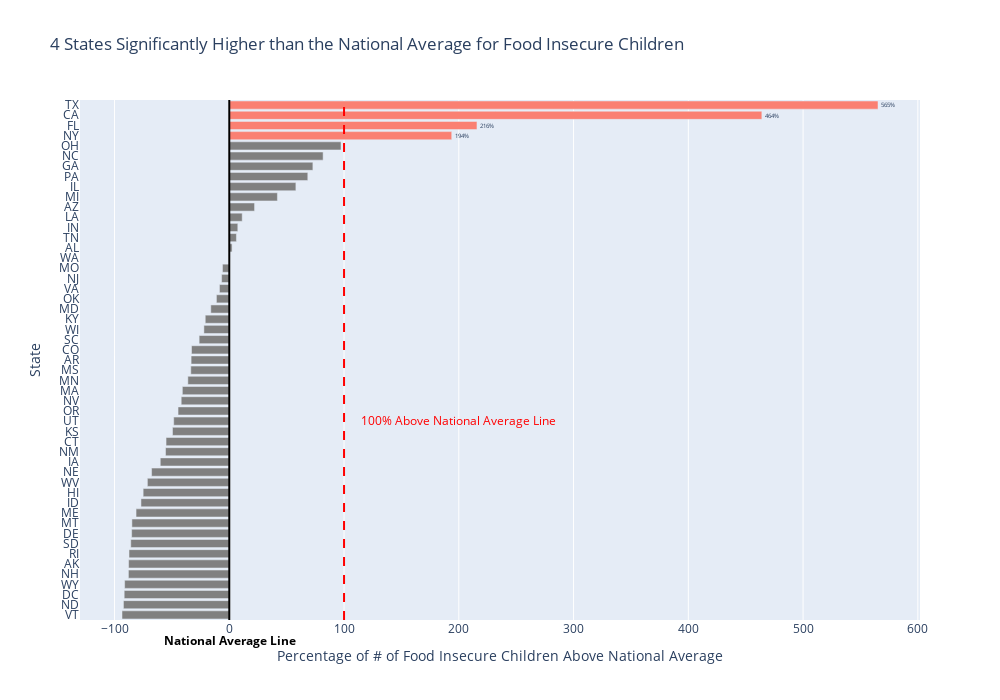

Write notebook code for a chart like this one.
### Markdown cell above
## Plot 4: States disparity

### Code cell
# 1. Filter and calculate the national average (df_child_avg) before grouping
child_avg = df['# of Food Insecure Children'].mean()

# 2. Calculate the above-average percentage for EACH STATE-YEAR combination
df['abv_avg'] = (df['# of Food Insecure Children'] - child_avg) / child_avg * 100

# 3. Create the final aggregated DataFrame for plotting
# Group by state and take the mean of the percentage column
df_chil = df.groupby('State')['abv_avg'].mean().reset_index()

# --- Plotting DataFrame Preparation ---
# 4. Create the boolean color column (for highlighting states)
df_chil['is_above_100_percent'] = df_chil['abv_avg'] > 100

# 5. Create the formatted text column
df_chil['abv_avg_text'] = df_chil['abv_avg'].apply(lambda x: f'{x:.0f}%')
df_chil_avg = df_chil.sort_values(by='abv_avg', ascending=True)

df_chil_avg['highlight_text'] = np.where(
    df_chil_avg['abv_avg'] > 100,
    df_chil_avg['abv_avg'].apply(lambda x: f'{x:.0f}%'),
    ''
)

# --- Plotly Chart ---
fig = px.bar(
    df_chil_avg,
    y='State',
    x='abv_avg',
    # Use the Boolean column directly from the aggregated dataframe
    color='is_above_100_percent',
    color_discrete_map={True: 'salmon', False: 'grey'},
    text='highlight_text',
    orientation='h', # Ensure the chart is horizontal
    title='4 States Significantly Higher than the National Average for Food Insecure Children'
)
fig.update_traces(textposition='outside',
                  textfont=dict(size=16))

# Add the reference line
fig.add_vline(x=100, line_dash="dash", line_color="red")
fig.add_annotation(
    x=200,
    y=20,  
    text="100% Above National Average Line",
    showarrow=False,
    yshift=-10,
    font=dict(color="red")
)
fig.add_vline(x=0, line_dash="solid", line_color="black")
fig.add_annotation(
    yref='paper',
    x=0.5,
    y=0,  
    text="National Average Line",
    showarrow=False,
    yshift=-10,
    font=dict(color="black", weight = 'bold'),
    xanchor = 'center',
    yanchor = 'top'
)

fig.update_layout(
    xaxis_title='Percentage of # of Food Insecure Children Above National Average',
    yaxis_title='State',
    width=1000,
    height=700,
    yaxis={'dtick': 1},
    showlegend = False
)

fig.show()

### Figure 1 — Plotly figure (JSON) as saved in the notebook; plotly's stock layout.template omitted (floating-point values rounded to 4 significant figures)
{"data": [{"hovertemplate": "is_above_100_percent=False<br>abv_avg=%{x}<br>State=%{y}<br>highlight_text=%{text}<extra></extra>", "legendgroup": "False", "marker": {"color": "grey", "pattern": {"shape": ""}}, "name": "False", "orientation": "h", "showlegend": true, "text": ["", "", "", "", "", "", "", "", "", "", "", "", "", "", "", "", "", "", "", "", "", "", "", "", "", "", "", "", "", "", "", "", "", "", "", "", "", "", "", "", "", "", "", "", "", "", ""], "textfont": {"size": 16}, "textposition": "outside", "type": "bar", "x": [-93.48, -92.21, -91.57, -91.19, -87.89, -87.74, -87.37, -85.87, -85.08, -84.85, -81.24, -76.95, -75.05, -71.36, -67.71, -60.13, -55.55, -55.1, -49.48, -48.42, -44.63, -41.88, -40.89, -36.1, -33.53, -33.26, -32.9, -26.26, -22.11, -20.95, -16.11, -11.2, -8.554, -6.688, -5.928, 0.3394, 2.443, 6.232, 7.44, 11.26, 22.03, 41.96, 58.04, 68.43, 72.86, 81.77, 97.37], "xaxis": "x", "y": ["VT", "ND", "DC", "WY", "NH", "AK", "RI", "SD", "DE", "MT", "ME", "ID", "HI", "WV", "NE", "IA", "NM", "CT", "KS", "UT", "OR", "NV", "MA", "MN", "MS", "AR", "CO", "SC", "WI", "KY", "MD", "OK", "VA", "NJ", "MO", "WA", "AL", "TN", "IN", "LA", "AZ", "MI", "IL", "PA", "GA", "NC", "OH"], "yaxis": "y"}, {"hovertemplate": "is_above_100_percent=True<br>abv_avg=%{x}<br>State=%{y}<br>highlight_text=%{text}<extra></extra>", "legendgroup": "True", "marker": {"color": "salmon", "pattern": {"shape": ""}}, "name": "True", "orientation": "h", "showlegend": true, "text": ["194%", "216%", "464%", "565%"], "textfont": {"size": 16}, "textposition": "outside", "type": "bar", "x": [193.8, 215.8, 464.1, 565.3], "xaxis": "x", "y": ["NY", "FL", "CA", "TX"], "yaxis": "y"}], "layout": {"annotations": [{"font": {"color": "red"}, "showarrow": false, "text": "100% Above National Average Line", "x": 200, "y": 20, "yshift": -10}, {"font": {"color": "black", "weight": "bold"}, "showarrow": false, "text": "National Average Line", "x": 0.5, "xanchor": "center", "y": 0, "yanchor": "top", "yref": "paper", "yshift": -10}], "barmode": "relative", "height": 700, "legend": {"title": {"text": "is_above_100_percent"}, "tracegroupgap": 0}, "shapes": [{"line": {"color": "red", "dash": "dash"}, "type": "line", "x0": 100, "x1": 100, "xref": "x", "y0": 0, "y1": 1, "yref": "y domain"}, {"line": {"color": "black", "dash": "solid"}, "type": "line", "x0": 0, "x1": 0, "xref": "x", "y0": 0, "y1": 1, "yref": "y domain"}], "showlegend": false, "title": {"text": "4 States Significantly Higher than the National Average for Food Insecure Children"}, "width": 1000, "xaxis": {"anchor": "y", "domain": [0, 1], "title": {"text": "Percentage of # of Food Insecure Children Above National Average"}}, "yaxis": {"anchor": "x", "domain": [0, 1], "dtick": 1, "title": {"text": "State"}}}}
